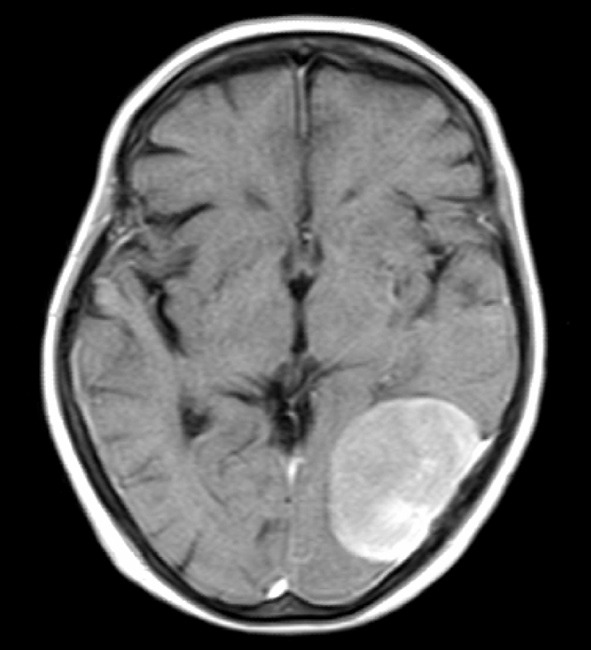
%> input picture d.jpg, 591 x 650 px
$ octave comp.m   (GNU Octave 9; MATLAB toolbox functions it lacks are replaced by stand-ins)
%> lines starting %> are read from the running program, lines starting %| are printed output that depends on the picture; in (x1, y1, x2, y2) boxes, pixels count from 0 and x2, y2 are one past the last pixel; in counts of white or black regions, pixels touching at a corner belong together; the program's own positions count from 1
clear;
I=imread('d.jpg');
%> I is the input picture: size 650x591x3 uint8; min 0, max 255, mean 87.8
img=I;
I=rgb2gray(I);
%> I: size 650x591 uint8
% Adjust
I=imadjust(I);
% histeq
J = histeq(rgb2gray(img));
% Edge
BW2 = edge(I,'canny');
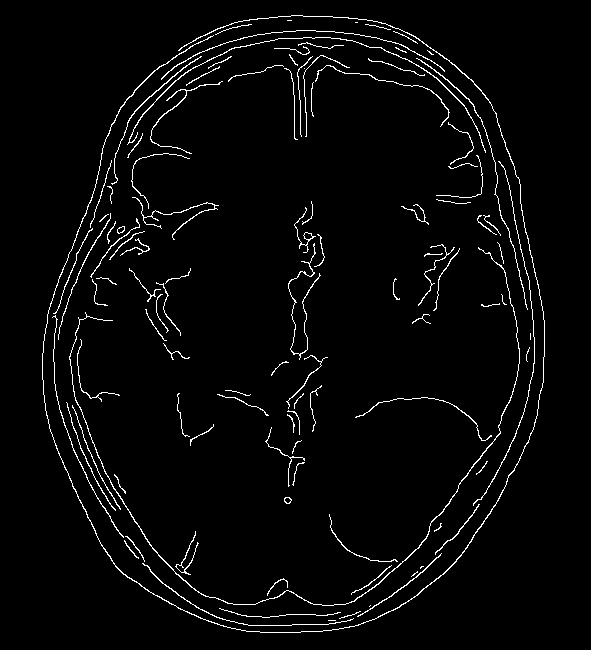
%> BW2: size 650x591 logical; 3% white in thin lines or dots, all inside (x1, y1, x2, y2) = (42, 15, 545, 633)

% Otsu
thresh = multithresh(I,3);
%> thresh = [40 110 184]
seg_I = imquantize(I,thresh);
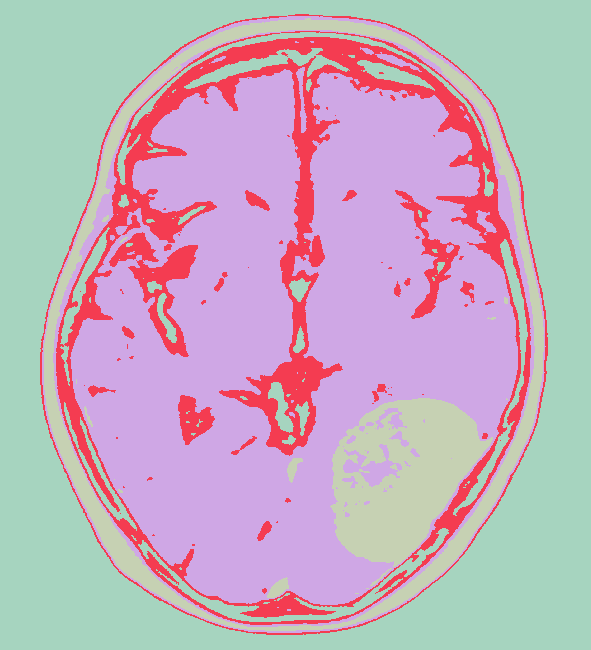
%> seg_I: size 650x591 double; 4 distinct labels, from 1 to 4; one colour per label, 0 black
OtsuS = label2rgb(seg_I);

% watereshed
bw=imbinarize(I);
%> bw: size 650x591 logical; 54.3% white; 36 black regions (17 under 20 px), largest, box (x1, y1, x2, y2) and area: (0, 0, 591, 650) 137526, (57, 219, 530, 624) 15510, (115, 32, 496, 224) 13466
D = bwdist(~bw);
D = -D;
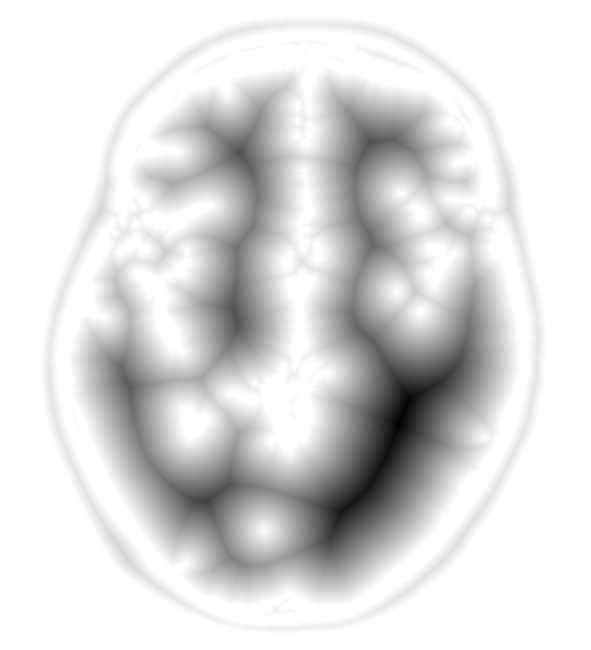
%> D: size 650x591 single; min -86.27, max 0, mean -12.17; drawn with min black and max white
L = watershed(D);
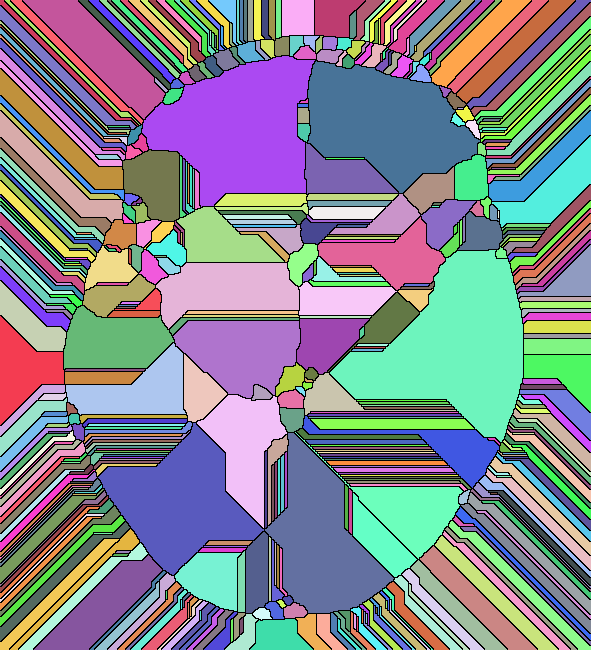
%> L: size 650x591 uint16; 538 distinct labels, from 0 to 537; one colour per label, 0 black
% L(~bw) = 0;
% Water = label2rgb(L);
% imshow (L,[]);

% K-means
[L,Centers] = imsegkmeans(I,3);
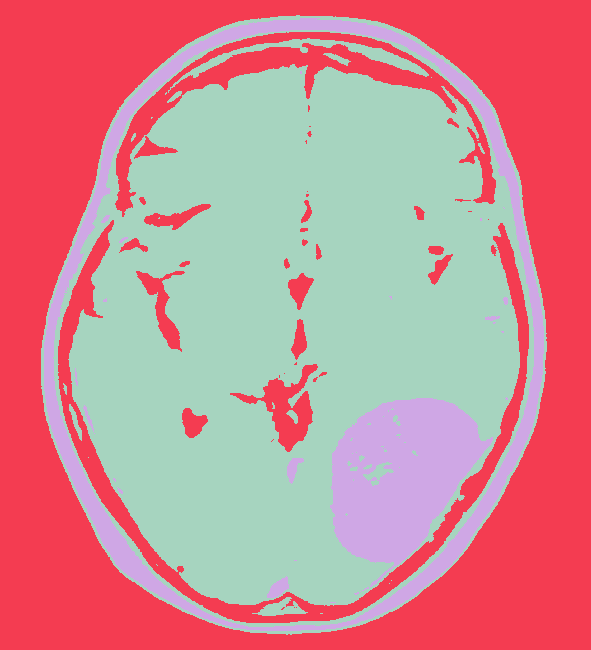
%> L: size 650x591 uint8; 3 distinct labels, from 1 to 3; one colour per label, 0 black
%> Centers = [135; 9; 222]
KM = labeloverlay(I,L);
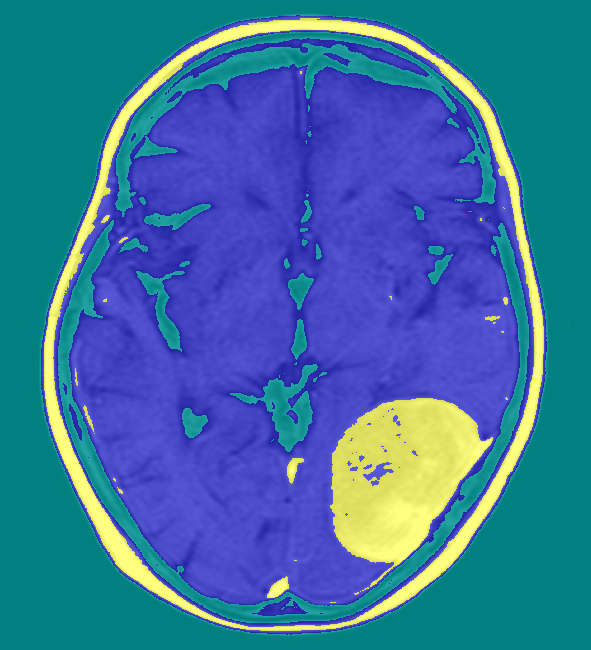
%> KM: size 650x591x3 uint8; mean R, G, B 56.5, 112.9, 159.3

% imshow(img);
figure;
subplot(2,3,1)
imshow(BW2);title('Canny Edges','FontSize', 13,'color','b');
subplot(2,3,2)
imshow(I);title('Adjust Intensity','FontSize', 13,'color','b');
subplot(2,3,3)
imhist(I,32);title('Histogram Equalization','FontSize', 13,'color','b');
subplot(2,3,4)
imshow(OtsuS);title('Otsu','FontSize', 13,'color','b');
subplot(2,3,5)
imshow(L,[]);title('Watershed','FontSize', 13,'color','b');
subplot(2,3,6)
imshow(KM,[]);title('K-Means','FontSize', 13,'color','b');
%> after `title('K-Means','FontSize', 13,'color','b')`:
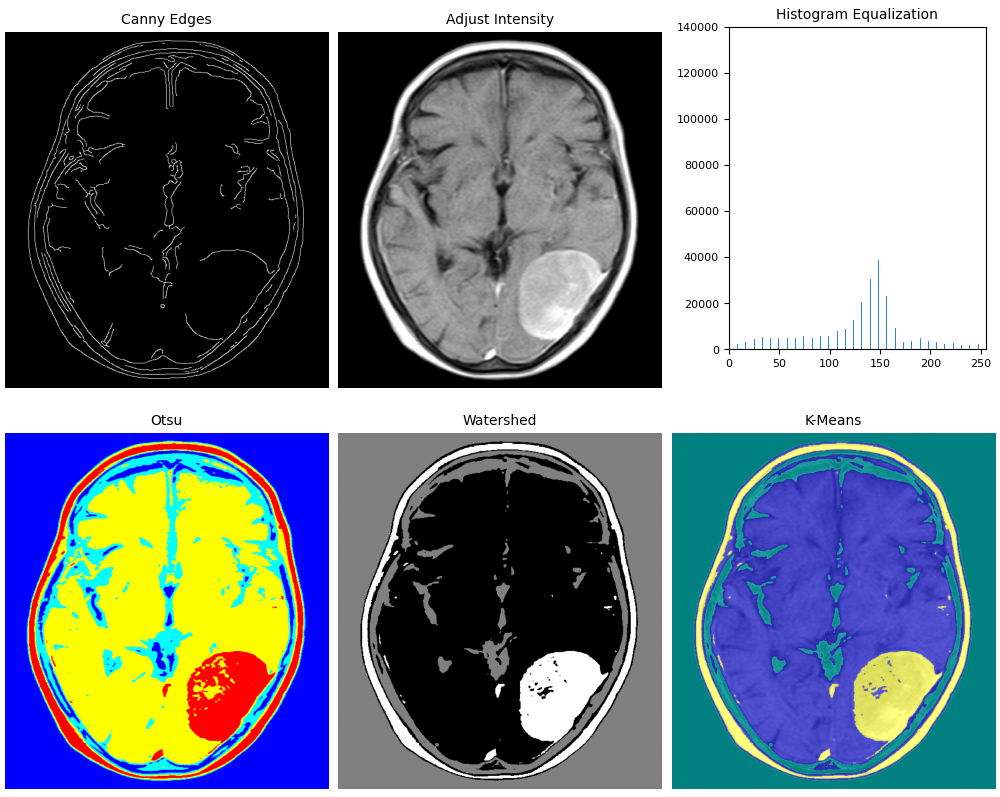
%> figure redrawn from the program's plot data, 6 panels

$ run again, with Neural Gas Network (NGN) Image Segmentation.jpg copied over d.jpg
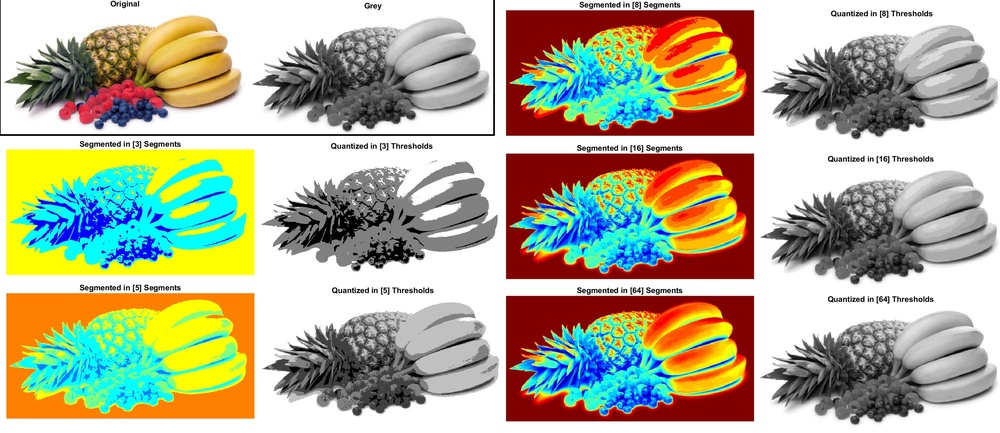
%> input picture Neural Gas Network (NGN) Image Segmentation.jpg, 1000 x 433 px, shrunk from 2954 x 1278 before the run
%> I is the input picture: size 433x1000x3 uint8; mean R, G, B 177.7, 174.9, 150.1
%> `BW2 = edge(I,'canny');`:
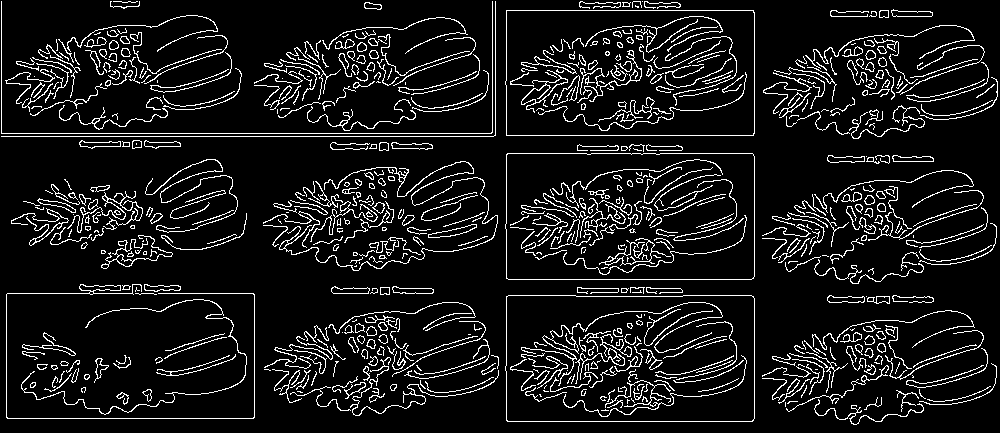
%> BW2: size 433x1000 logical; 9.7% white in thin lines or dots
%> thresh = [75 150 215]
%> seg_I: size 433x1000 double; 4 distinct labels, from 1 to 4
%> bw: size 433x1000 logical; 61.6% white; 548 black regions (392 under 20 px), largest, box (x1, y1, x2, y2) and area: (506, 296, 754, 421) 20235, (506, 154, 754, 279) 19917, (506, 10, 754, 136) 19848
%> Centers = [45; 247; 158]
%> `KM = labeloverlay(I,L);`:
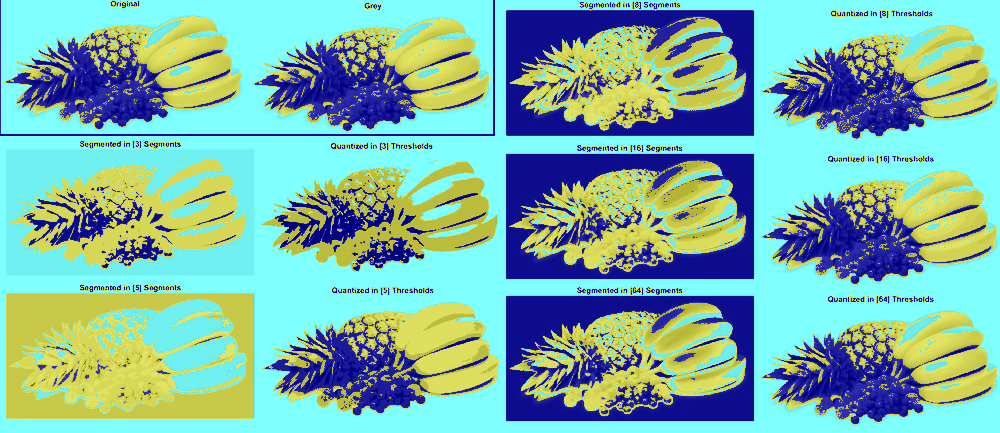
%> KM: size 433x1000x3 uint8; mean R, G, B 125.5, 180, 170.4

$ run again, with Veg.jpg copied over d.jpg
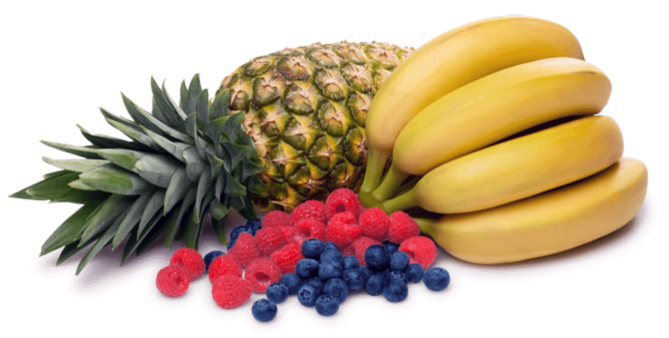
%> input picture Veg.jpg, 669 x 338 px
%> I is the input picture: size 338x669x3 uint8; mean R, G, B 197.8, 177.6, 154.2
%> `BW2 = edge(I,'canny');`:
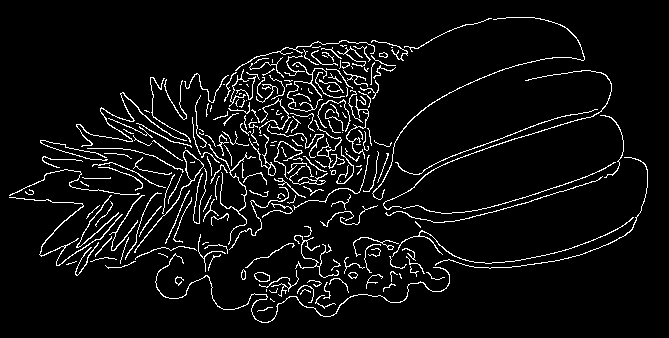
%> BW2: size 338x669 logical; 6% white in thin lines or dots, all inside (x1, y1, x2, y2) = (9, 17, 648, 323)
%> thresh = [65 134 213]
%> seg_I: size 338x669 double; 4 distinct labels, from 1 to 4
%> bw: size 338x669 logical; 64.8% white; 99 black regions (89 under 20 px), largest, box (x1, y1, x2, y2) and area: (9, 46, 637, 323) 76848, (444, 45, 584, 95) 1563, (598, 180, 643, 213) 383
%> Centers = [63; 252; 170]
%> `KM = labeloverlay(I,L);`:
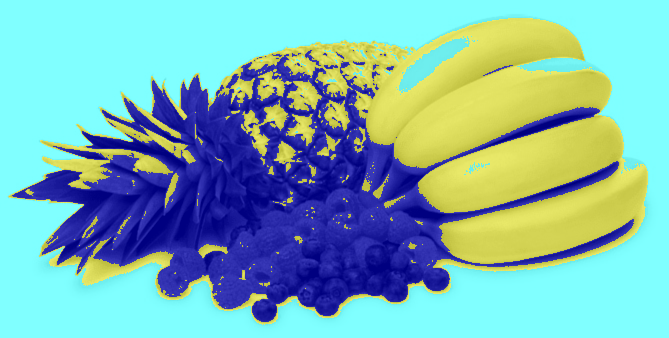
%> KM: size 338x669x3 uint8; mean R, G, B 122.8, 179.3, 181.3

$ run again, with r.jpg copied over d.jpg
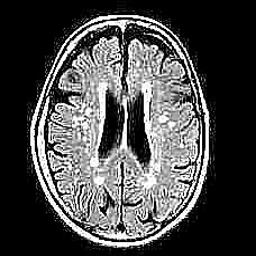
%> input picture r.jpg, 256 x 256 px
%> I is the input picture: size 256x256x3 uint8; min 0, max 255, mean 73.6
%> I: size 256x256 uint8
%> BW2: size 256x256 logical; 11.4% white in thin lines or dots, all inside (x1, y1, x2, y2) = (30, 14, 210, 248)
%> thresh = [46 127 200]
%> bw: size 256x256 logical; 34.8% white; 107 white regions (104 under 20 px), largest, box (x1, y1, x2, y2) and area: (37, 20, 202, 240) 19907, (30, 15, 210, 248) 2558, (147, 33, 172, 50) 64
%> Centers = [227; 6; 135]
%> `KM = labeloverlay(I,L);`:
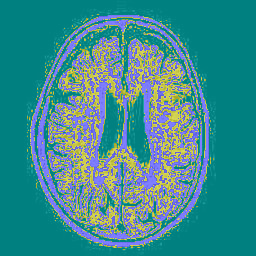
%> KM: size 256x256x3 uint8; mean R, G, B 59.6, 138.7, 142
